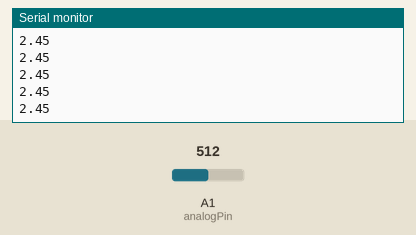
The sketch below on a simulated Arduino Uno, built with avr-gcc and run on an emulated ATmega328P. Shown: the last lines printed to the serial monitor. The test bench sets the inputs (shaded band); at power-on: A1 (analogPin) = 512.

Above: at 1.2 s.
1.3 s: A1 (analogPin) set to 716
At 1.8 s:
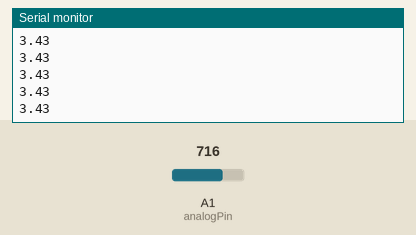
2.8 s: A1 (analogPin) set to 900
At 3.4 s:
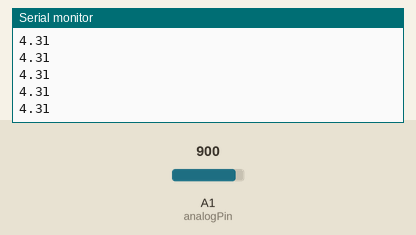
Timing chart, 0 to 5.8 s (numbered marks = the images above; inputs shaded):
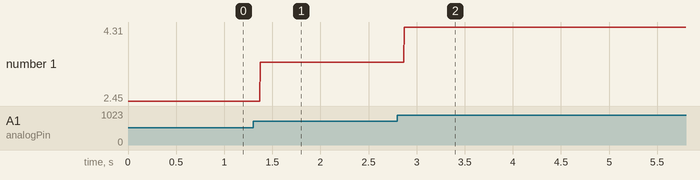

Measured:
- after the input at 1.3 s, the serial monitor: prints a new line after 0.07 s (image 1)
- after the input at 2.8 s, the serial monitor: prints a new line after 0.07 s (image 2)
- plotted number 1: 2.45 → 3.43 after the input at 1.3 s, 3.43 → 4.31 after the input at 2.8 s

The sketch:

Vmessung_5V.ino
```cpp
int analogPin = A1; // Pin, der gelesen werden soll: Pin A1
double Vcc = 4.9;
void setup()
{
  Serial.begin(9600); // Setup der seriellen Verbindung
  pinMode(analogPin, INPUT);
}

void loop()
{

  double U;
  int Vin;
  Vin = analogRead(analogPin); // Pin einlesen
  U = (double)Vin * Vcc / 1024;

  Serial.println(U); // Wert ausgeben
}
```
